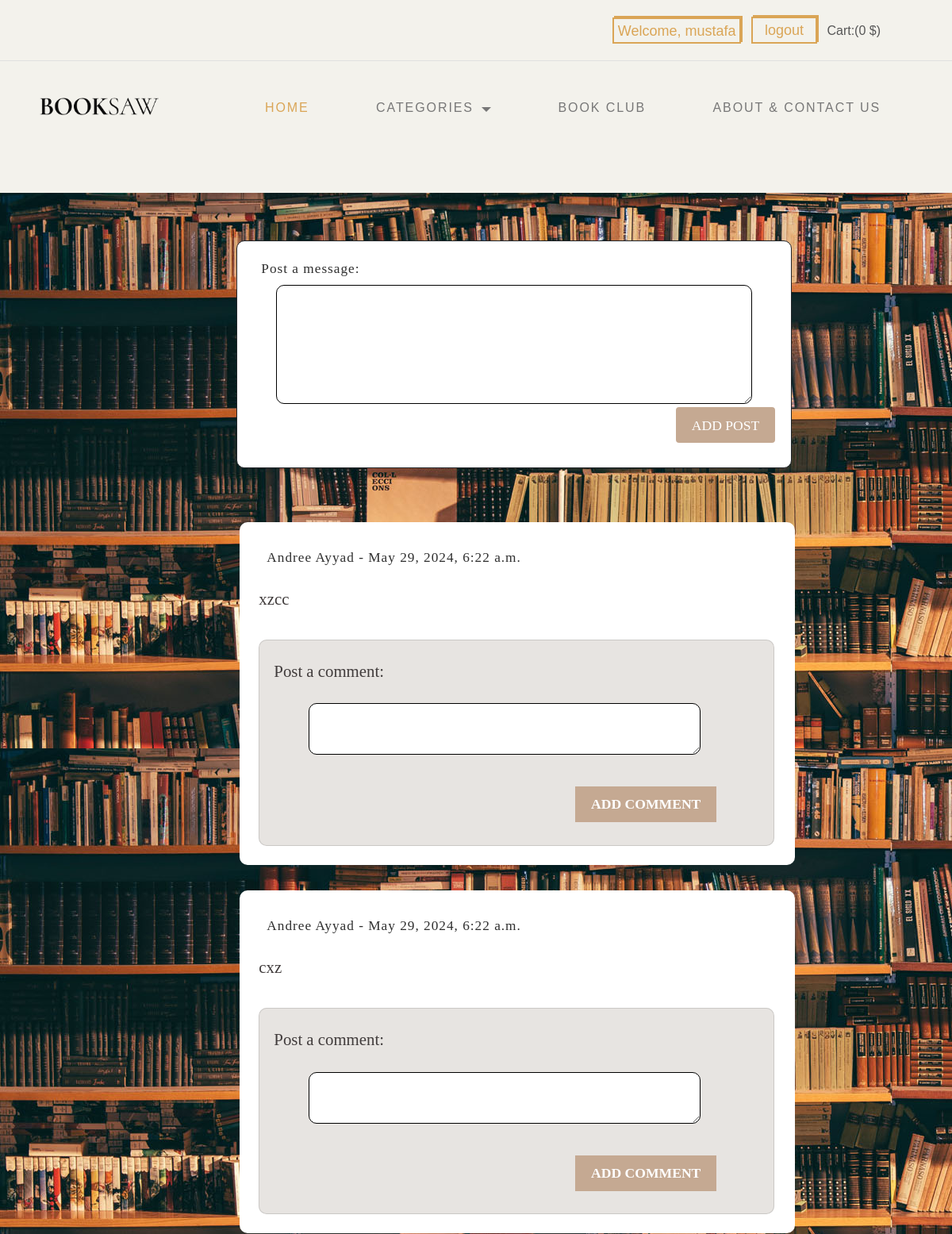
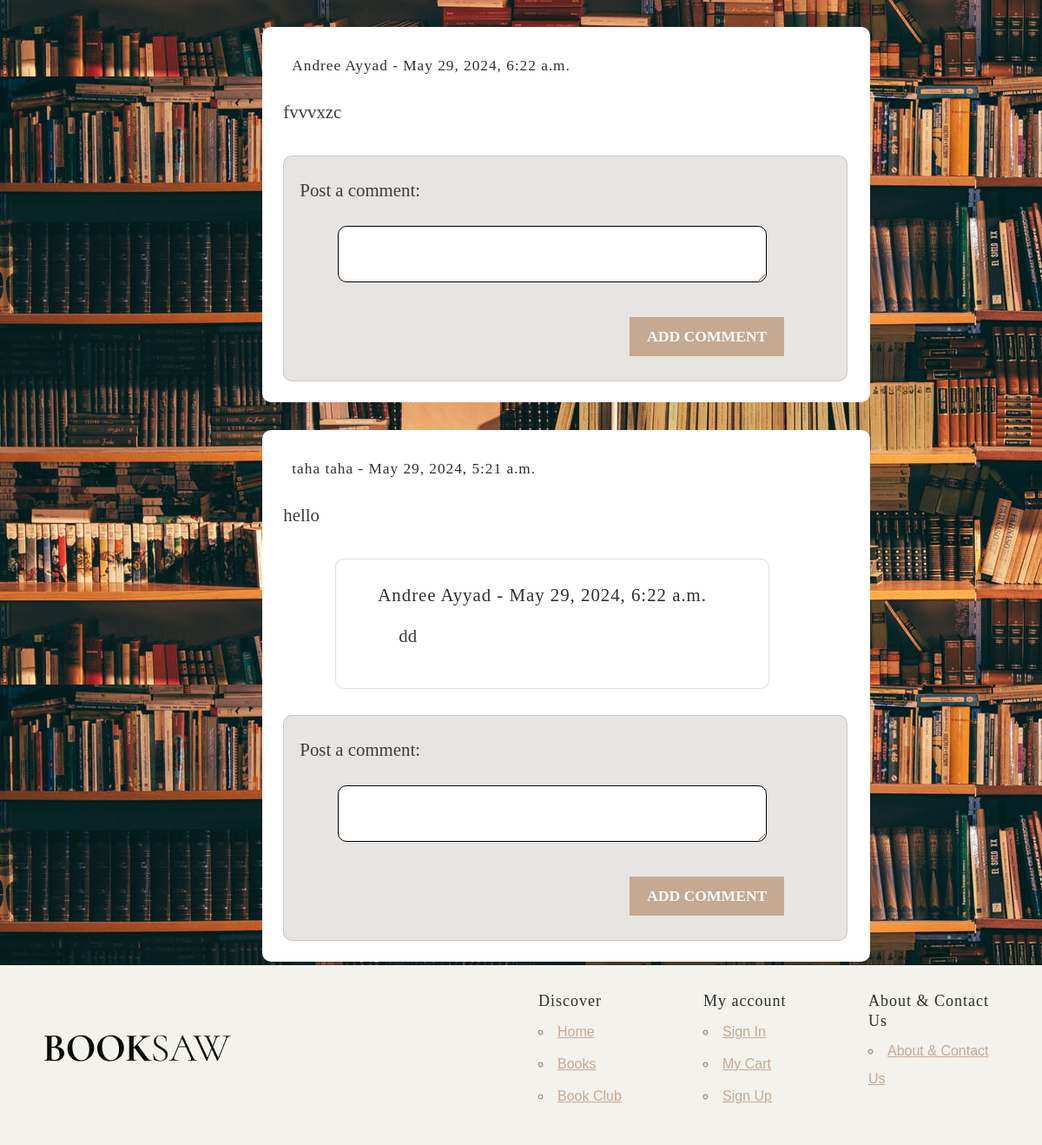
Before: /wall (signed in) with the older database file (2 pictures, top to bottom).
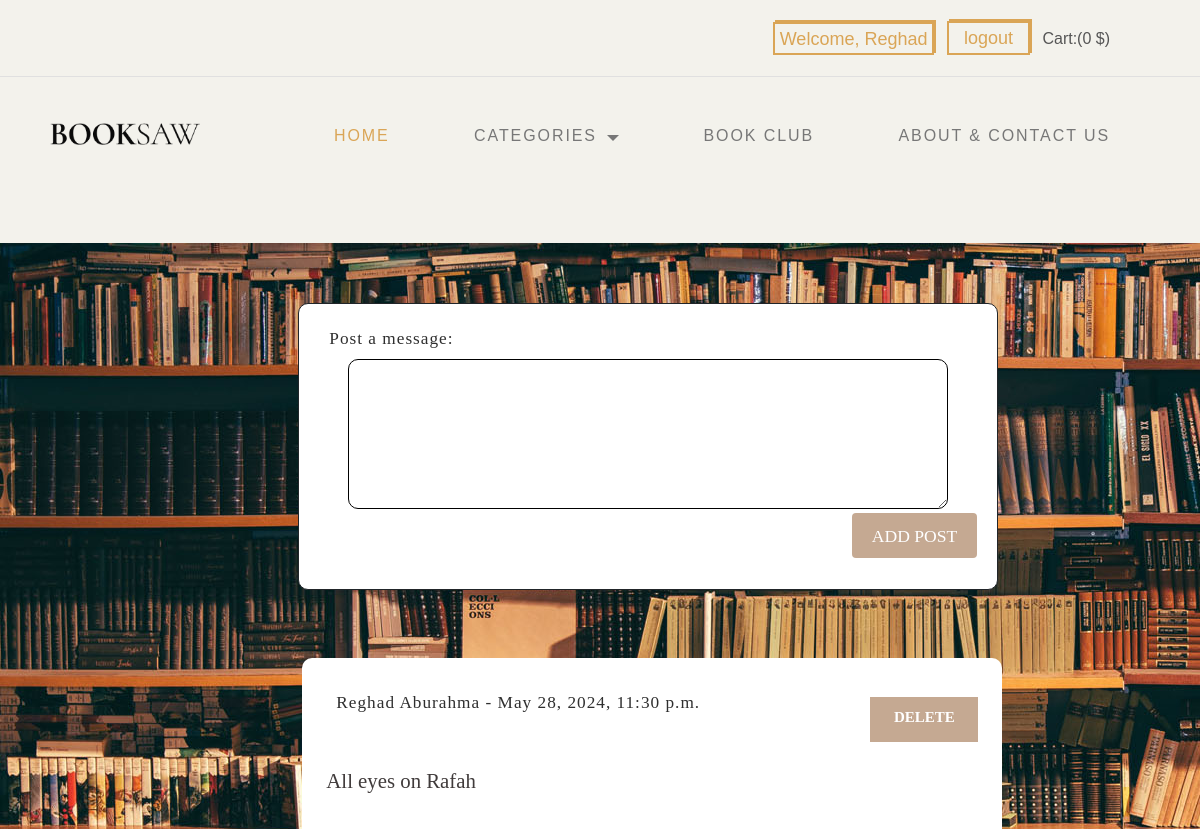
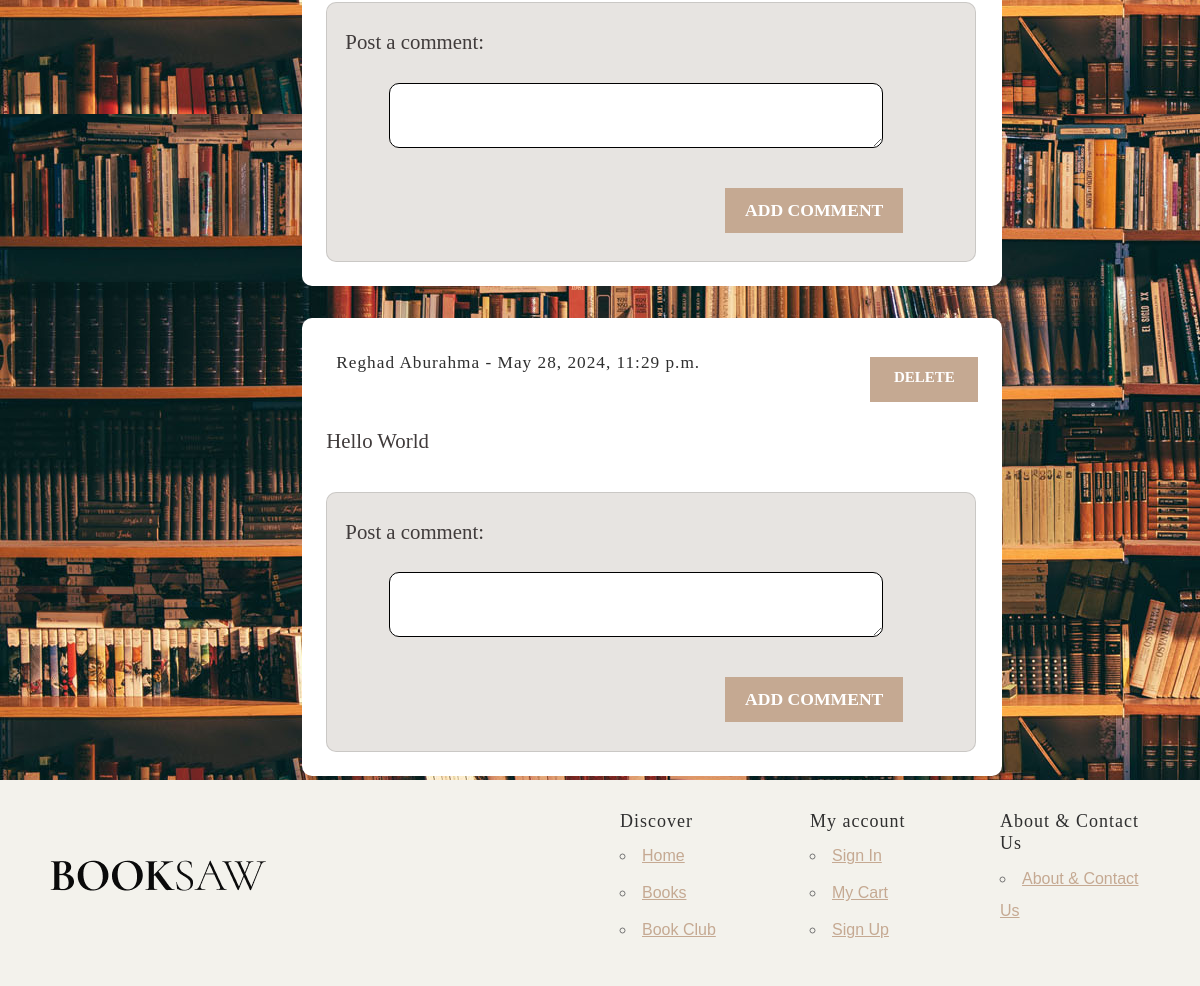
After: the same page with the newer database file (2 pictures, top to bottom).
### store_app/models.py (models this page shows)
class User(models.Model):
    first_name = models.CharField(max_length=45)
    last_name = models.CharField(max_length=45)
    email = models.CharField(max_length=128)
    password = models.CharField(max_length=64)
    birthday = models.DateField(null=True)
    gender = models.CharField(max_length=7)
    phone = models.CharField(max_length=30,default='')
    address = models.CharField(max_length=255,default='')
    created_at = models.DateTimeField(auto_now_add=True)
    updated_at = models.DateTimeField(auto_now=True)
    objects = UserManager()

class Post(models.Model):
    message = models.TextField()
    created_at = models.DateTimeField(auto_now_add=True)
    updated_at = models.DateTimeField(auto_now=True)
    user = models.ForeignKey(User, related_name='posts', on_delete=models.CASCADE)
    objects = PostManager()

class Comment(models.Model):
    message = models.TextField()
    created_at = models.DateTimeField(auto_now_add=True)
    updated_at = models.DateTimeField(auto_now=True)
    user = models.ForeignKey(User, related_name='comments', on_delete=models.CASCADE)
    post = models.ForeignKey(Post, related_name='comments', on_delete=models.CASCADE)
    objects = CommentManger()

### store_app/views.py (the view)
# urls.py: path('wall',views.main_wall,name='wall'),
def main_wall(request):
    if not 'userID' in request.session:
        messages.error(request,'You need to regiester or login',extra_tags='invalid_accuess')
        return redirect('/login')
    if not 'orderID' in  request.session :
        order = ''
    else:
        order = Order.objects.get(id=int(request.session['orderID']))
    data={
        "user":User.objects.get(id=request.session['userID']),
        "posts":Post.objects.all().order_by('-updated_at'),
        "total":get_total_order(order),
    }
    return render(request,'wall_page.html',data)

### store_app/views.py (called while the page is built)
def get_total_order(order):
    total = 0
    if(order == ''):
        return 0
    for book in order.books.all():
        total = total + book.price
    return math.floor(total * 100)/100.0

### store_app/templates/wall_page.html (shortened to what this page needs)
<!DOCTYPE html>
<html lang="en">
<head>
  <link href="https://cdn.jsdelivr.net/npm/bootstrap@5.0.2/dist/css/bootstrap.min.css" rel="stylesheet"
>
  {% load static %}
  <link rel="stylesheet" href="{% static 'css/wall_page_style.css' %}">
  <link rel="stylesheet" type="text/css" href="{% static 'css/normalize.css' %}">
  <link rel="stylesheet" type="text/css" href="{% static 'css/vendor.css'%}">
  <link rel="stylesheet" type="text/css" href="{% static 'css/style1.css'%}">
</head>
<body style="background-color: #f3f2ec;">
  <div id="header-wrap">
    <div class="top-content">
      <div class="container">
        <div class="row">
          <div class="col-md-6">
          </div>
          <div class="col-md-6">
            <div class="right-element">
              {% if not 'userID' in request.session %}
                <a href="/login" class="user-account for-buy"><i class="icon icon-user"></i><span>Account</span></a>
              {% else %}
                <a id="account" href="/user/{{user.id}}">Welcome, {{user.first_name}}</a>
                <a id="logout" href="/logout" class="logoutbtn mx-2">logout</a>
              {% endif %}
              <a href="#" class="cart for-buy"><span>Cart:({{total}} $)</span></a>
            </div>
            </div>
          </div>
        </div>
      </div>
    </div>
    <header id="header">
      <div class="container">
        <div class="row">
          <div class="col-md-2">
            <div class="main-logo">
              <a href="/"><img src="{% static 'images/main-logo.png'%}" alt="logo"></a>
            </div>
          </div>
          <div class="col-md-10">
            <nav id="navbar">
              <div class="main-menu stellarnav">
                <ul class="menu-list">
                  <li class="menu-item active"><a href="/main" data-effect="Home">Home</a></li>
                  <li class="menu-item has-sub">
                    <a href="/category" class="nav-link" data-effect="Pages">Categories</a>
                  </li>
                  <li class="menu-item"><a href="/wall" class="nav-link" data-effect="Articles">Book Club</a></li>
                  <li class="menu-item"><a href="/contact" class="nav-link" data-effect="About">About & Contact Us</a></li>
                </ul>
              </div>
            </nav>
          </div>
        </div>
      </div>
    </header>
  <div class="wallcontainer mt-5" style="padding-top: 100px; padding-left: 110px; background-image: url({% static 'images/blog-fullscreen-1-1920x700.jpg'%});">
    <div class="row justify-content-center">
      <div class="col-md-8">
        <div class="card border-dark p-1 h-100">
          <div class="card-body h-25">
            <h5 class="card-title mb-1 pt-1">Post a message:
            </h5>
            <form class="d-flex flex-column" action="/addPost" method="post">
              <textarea class="p-2 custom-textarea" name="post_message" id="post" rows="3"></textarea>
              <div class="d-flex justify-content-end">
                <button class="btn mt-1" type="submit">Add Post</button>
              </div>
            </form>
          </div>
        </div>
      </div>
    </div>
    {% for post in posts %}
    <div class="row justify-content-center mt-4">
      <div class="col-md-8">
        <div>
          <div class="card m-1" style="border: none;">
            <div class="card-body p-1 h-100">
              <div class="d-flex justify-content-between">
                <h5 class="card-title">{{ post.user.first_name }} {{ post.user.last_name }} - <span>{{ post.updated_at}}</span></h5>
                {% if post.user.id == user.id %}
                <a class="btn btn-danger" style="margin: left 5px; margin-bottom: 10px; text-align: center;" href="/deletePost/{{ post.id }}">Delete</a>
                {% endif %}
              </div>
              <p class="mt-2">{{ post.message }}</p>
              <div class="row mt-3">
                {% for comment in post.comments.all %}
                <div class="col-md-8">
                  <div class="card" style="width: 500px; height: 150px; margin-bottom: 40px; margin-left: 60px;">
                    <div class="card-body p-1">
                      <h5 class="card-title pt-1 px-4">{{ comment.user.first_name }} {{ comment.user.last_name }} - <span>{{ comment.updated_at }}</span></h5>
                      <p class="mx-5">{{ comment.message }}</p>
                    </div>
                  </div>
                </div>
                {% endfor %}
                <div class="col-md-8">
                  <div class="card card-bg-custom" style="text-align: start; background-color:#e7e4e1; padding-left: 10px; border-radius: 10px; height: 260px; padding-bottom: 50px; margin-top: -10px;">
                    <div class="card-body p-1">
                      <p class="card-title pt-1 px-1 p-1">Post a comment:
                      </p>
                      <form class="d-flex flex-column mx-5 my-3" action="/addComment/{{ post.id }}" method="post">
                        <textarea class="custom-textarea" name="comment_message" id="comment" rows="3"></textarea>
                        <div class="d-flex justify-content-end">
                          <button class="mybtn mt-3" type="submit">Add Comment</button>
                        </div>
                      </form>
                    </div>
                  </div>
                </div>
              </div>
            </div>
          </div>
        </div>
      </div>
    </div>
    {% endfor %}
  </div>
  <div class="spacer"></div>
  <footer id="footer">
    <div class="container">
      <div class="row">
        <div class="col-md-4">
          <div class="footer-item">
            <div class="company-brand">
              <a href="/"><img src="{% static 'images/main-logo.png'%}" alt="logo" id="footer-logo" class="footer-logo"></a>
            </div>
          </div>
        </div>
        <div class="col-md-2"></div>
        <div class="col-md-2">
          <div class="footer-menu">
            <h5 class="footer-title">Discover</h5>
            <ul class="menu-list">
              <li class="menu-item"><a href="/main">Home</a></li>
              <li class="menu-item"><a href="/category">Books</a></li>
              <li class="menu-item"><a href="/wall">Book Club</a></li>
            </ul>
          </div>
        </div>
        <div class="col-md-2">
          <div class="footer-menu">
            <h5 class="footer-title">My account</h5>
            <ul class="menu-list">
              <li class="menu-item"><a href="/login">Sign In</a></li>
              <li class="menu-item"><a href="#">My Cart</a></li>
              <li class="menu-item"><a href="/register">Sign Up</a></li>
            </ul>
          </div>
        </div>
        <div class="col-md-2">
          <div class="footer-menu">
            <h5 class="footer-title">About & Contact Us</h5>
            <ul class="menu-list">
              <li class="menu-item"><a href="/contact">About & Contact Us</a></li>
            </ul>
          </div>
        </div>
      </div>
    </div>
  </footer>
</body>
</html>

### store_app/static/css/wall_page_style.css (style rules this page uses)
h5.card-title, .mypost { align-items: center; padding: 10px 10px 5px 10px; background-color: white; }
.card { background-color: white; font-family: 'Times New Roman', Times, serif; font-size: 1.3rem; color: rgb(64, 59, 59); border-radius: 10px; width: 700px; margin-right: 10px; margin-top: -10px; margin-bottom: -5px; box-sizing: border-box; padding: 20px; }
.card.border-dark { margin-top: -40px; }
.card-bg-custom { background-color: white; font-family: 'Times New Roman', Times, serif; margin-top: 50px; text-align: center; padding-top: 10px; margin-bottom: 10px; font-size: 1.3rem; height: 100%; color: rgb(64, 59, 59); border-radius: 10px; width: 650px; margin-right: 10px; box-sizing: border-box; }
.mybtn, .btn { background-color: #c5a992; font: bold; color: white; border: none; padding: 10px 20px; font-family: Georgia, 'Times New Roman', Times, serif; cursor: pointer; font-size: 1.1rem; height: 45px; }
.custom-textarea { width: calc(100% - 20px); padding: 10px; border: 1px solid rgb(0, 0, 0); border-radius: 10px; font-size: 1.2rem; }
body { background: lightgray; margin: 0; }
.spacer { height: 30px; }
.card.m-1 { padding-bottom: 10px; margin-bottom: 10px; }

Changed rows visible on the page:
removed Post: user.first_name "Andree", user.last_name "Ayyad", updated_at "May 29, 2024, 6:22 a.m.", message "xzcc"
removed Post: user.first_name "Andree", user.last_name "Ayyad", updated_at "May 29, 2024, 6:22 a.m.", message "cxz"
removed Post: user.first_name "Andree", user.last_name "Ayyad", updated_at "May 29, 2024, 6:22 a.m.", message "fvvvxzc"
removed Post: user.first_name "taha", user.last_name "taha", updated_at "May 29, 2024, 5:21 a.m.", message "hello"
removed Comment: user.first_name "Andree", user.last_name "Ayyad", updated_at "May 29, 2024, 6:22 a.m.", message "dd"
changed User: first_name "mustafa" → "Reghad"
added Post: user.first_name "Reghad", user.last_name "Aburahma", updated_at "May 28, 2024, 11:30 p.m.", message "All eyes on Rafah"
added Post: user.first_name "Reghad", user.last_name "Aburahma", updated_at "May 28, 2024, 11:29 p.m.", message "Hello World"
